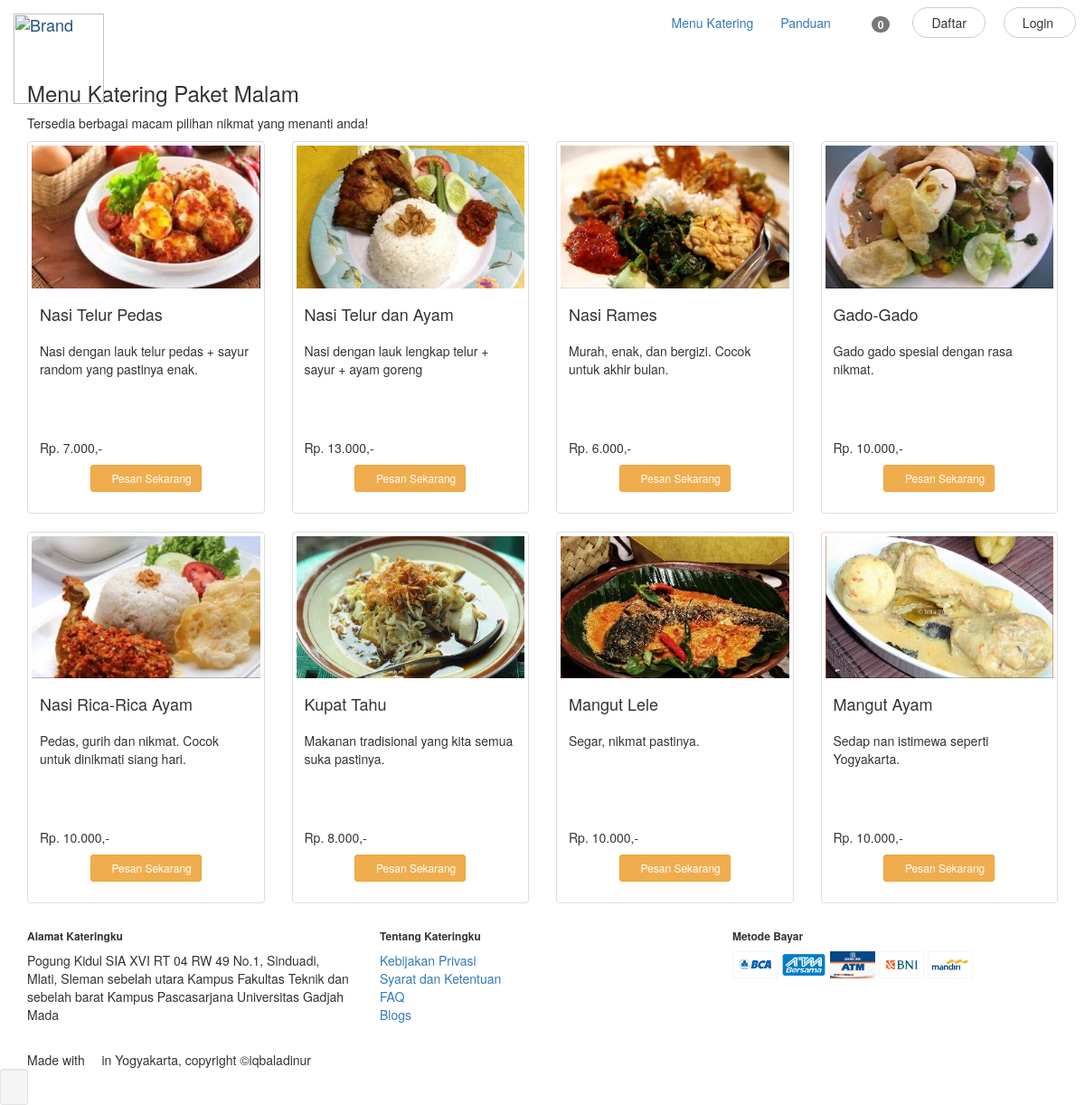
The app's page /paket-malam.html with its own data.
### tables this page shows
CREATE TABLE `menu` (
  `kd_menu` int(11) NOT NULL,
  `nama` varchar(50) NOT NULL,
  `keterangan` text NOT NULL,
  `harga` int(12) NOT NULL,
  `pic` text NOT NULL
);

### application/controllers/user_cons/User.php (called while the page is built, shortened)
<?php
class User extends CI_Controller {
	public function __construct(){
			$this->load->model('data');
	}
	private function load_menu($data=array()){
		$this->load->view('user_vw/meta');
		$this->load->view('user_vw/js');
		$kirim['itemcart']=$this->cart->total_items();
		$this->load->view('user_vw/navbar',$kirim);
		$this->load->view('user_vw/paketmenu',$data);
		$this->load->view('user_vw/footer');
	}
	public function paket_menu($paket){
		switch ($paket) {
			case 'malam':
				$data['menu'] =$this->data->get_menu_malam();
				$data['jenis']="Paket Malam";
				$this->load_menu($data);
				break;
		}
	}
}

### index.php (called while the page is built, shortened)
<?php
require_once BASEPATH.'core/CodeIgniter.php';

### application/models/Data.php (called while the page is built, shortened)
<?php
class Data extends CI_Model{
	function get_menu_malam(){
		return $this->db->query("SELECT m.* FROM menu m JOIN (SELECT kd_menu FROM menu WHERE RAND() < (SELECT ((8 / COUNT(*)) * 10) FROM menu) ORDER BY RAND()
						  LIMIT 8) AS z ON z.kd_menu = m.kd_menu")->result();
	}
}

### application/views/user_vw/paketmenu.php (the view, shortened to what this page needs)
<!DOCTYPE html>
<html lang="en">
<head>
</head>
<body style="padding-top:70px">
	<div class="container">
		<div class="pull-left">
			<h3>Menu Katering <?php echo $jenis;?></h3>
			<p>Tersedia berbagai macam pilihan nikmat yang menanti anda!</p>
		</div>
	</div>
	<div class="container">
		<div id="menulist" class="row">
		  	<?php foreach ($menu as $menu): ?>
				  <div class="menu col-xs-6 col-sm-3">
				    <div class="thumbnail">
				      <img class="img-responsive" src="<?php echo $menu->pic;?>" alt="test">
				      <div class="caption">
				        <h4 style="height:30px"><?php echo $menu->nama;?></h4>
				        <p class="ket" style="height:100px"><?php echo $menu->keterangan;?></p>
				        <h5>Rp. <?php echo number_format($menu->harga, 0, '','.').',-';?></h5>
				        <p class="text-center">
				        	<a href="<?php echo 'tambah-cart?id='.$menu->kd_menu.'&nm='.$menu->nama.'&hrg='.$menu->harga;?>" class="btn btn-warning btn-sm btn-style">
				        		<span class="glyphicon glyphicon-shopping-cart"></span> Pesan Sekarang
				        	</a>
				        </p>
				      </div>
				    </div>
				  </div>
			<?php endforeach;?>
		</div>
	</div>
</body>
</html>

### records on screen
menu: pic (picture), nama "Nasi Telur Pedas", keterangan "Nasi dengan lauk telur pedas + sayur random yang pastinya enak.", harga "7.000"
menu: pic (picture), nama "Nasi Telur dan Ayam", keterangan "Nasi dengan lauk lengkap telur + sayur + ayam goreng", harga "13.000"
menu: pic (picture), nama "Nasi Rames", keterangan "Murah, enak, dan bergizi. Cocok untuk akhir bulan.", harga "6.000"
menu: pic (picture), nama "Gado-Gado", keterangan "Gado gado spesial dengan rasa nikmat.", harga "10.000"
menu: pic (picture), nama "Nasi Rica-Rica Ayam", keterangan "Pedas, gurih dan nikmat. Cocok untuk dinikmati siang hari.", harga "10.000"
menu: pic (picture), nama "Kupat Tahu", keterangan "Makanan tradisional yang kita semua suka pastinya.", harga "8.000"
menu: pic (picture), nama "Mangut Lele", keterangan "Segar, nikmat pastinya.", harga "10.000"
menu: pic (picture), nama "Mangut Ayam", keterangan "Sedap nan istimewa seperti Yogyakarta.", harga "10.000"

### other values on screen
$itemcart "0"
$jenis "Paket Malam"
